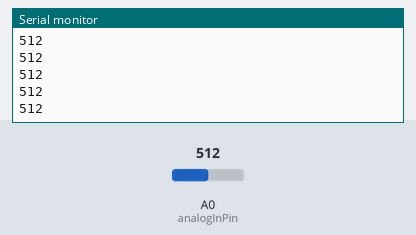
A sketch run on a simulated Arduino Uno, built with avr-gcc and run on an emulated ATmega328P. On the bench: the last lines printed to the serial monitor. The inputs (shaded band) are chosen by the test bench; at power-on: A0 (analogInPin) = 512.

Above: at 6.2 s.
6.3 s: A0 (analogInPin) set to 716
At 7.3 s:
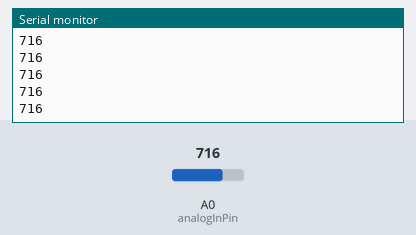
7.8 s: A0 (analogInPin) set to 900
At 8.5 s:
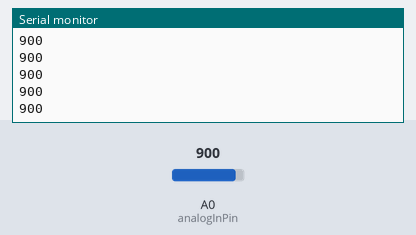
Timing chart, 0 to 10.8 s (numbered marks = the images above; inputs shaded):
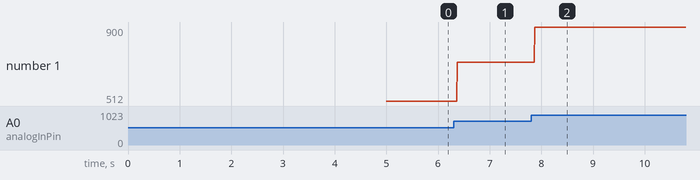

Measured:
- after the input at 6.3 s, the serial monitor: prints a new line after 0.07 s (image 1)
- after the input at 7.8 s, the serial monitor: prints a new line after 0.07 s (image 2)
- plotted number 1: 512 → 716 after the input at 6.3 s, 716 → 900 after the input at 7.8 s

The sketch:

AnalogRead.ino
```cpp
const int analogInPin = A0;  // Analog input pin that the potentiometer is attached to

int sensorValue = 0;        // value read from the pot
int samplesCount = 0;
void setup() {
  // initialize serial communications at 9600 bps:
  Serial.begin(9600);
  delay(5000);
}

void loop() {
  if ( samplesCount == 5000 ) {
    return;
  }
  // read the analog in value:
  sensorValue = analogRead(analogInPin);
  //if (sensorValue == 0 ) return;
  Serial.println(sensorValue);
  samplesCount = samplesCount + 1;
}
```
